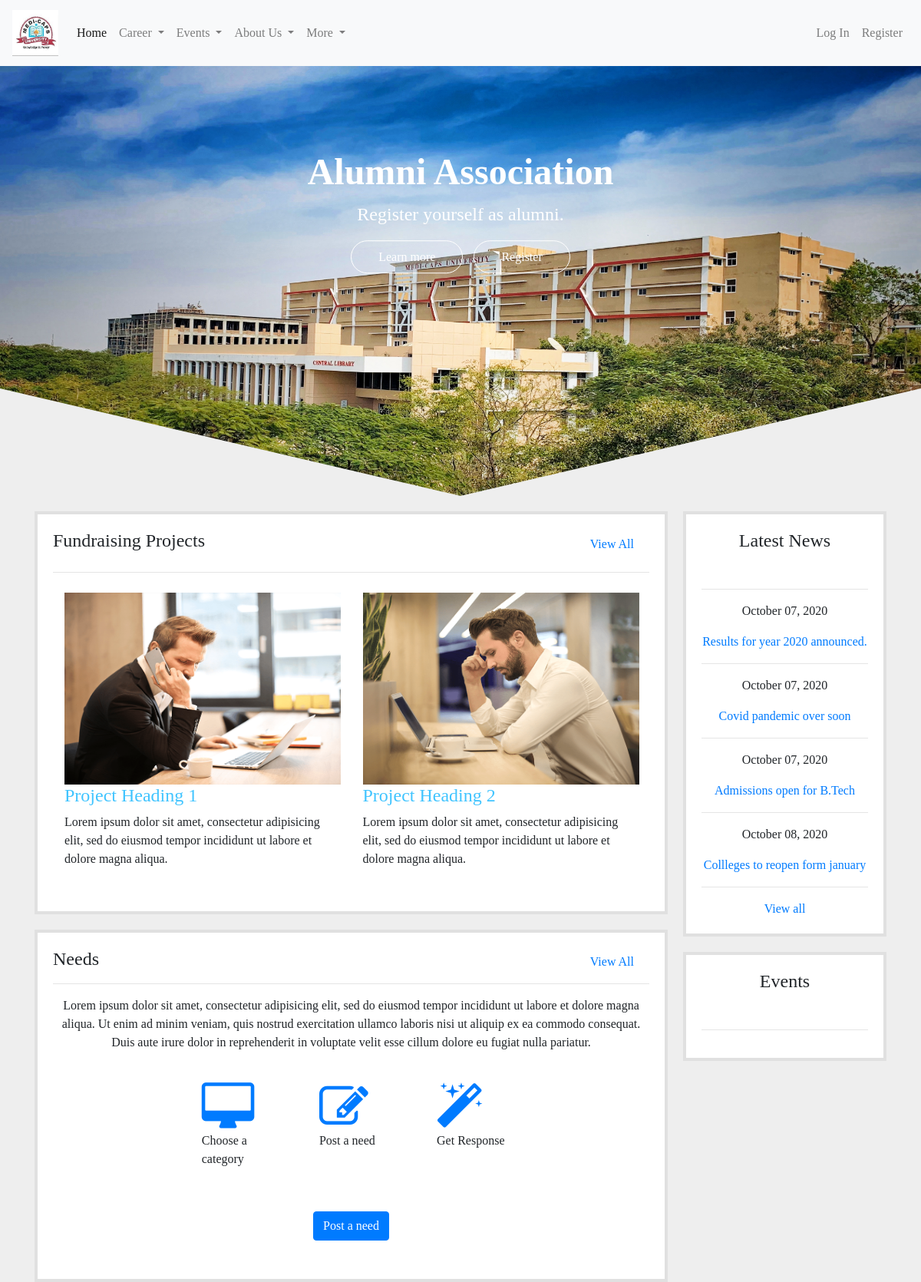
The app's page /, older data.
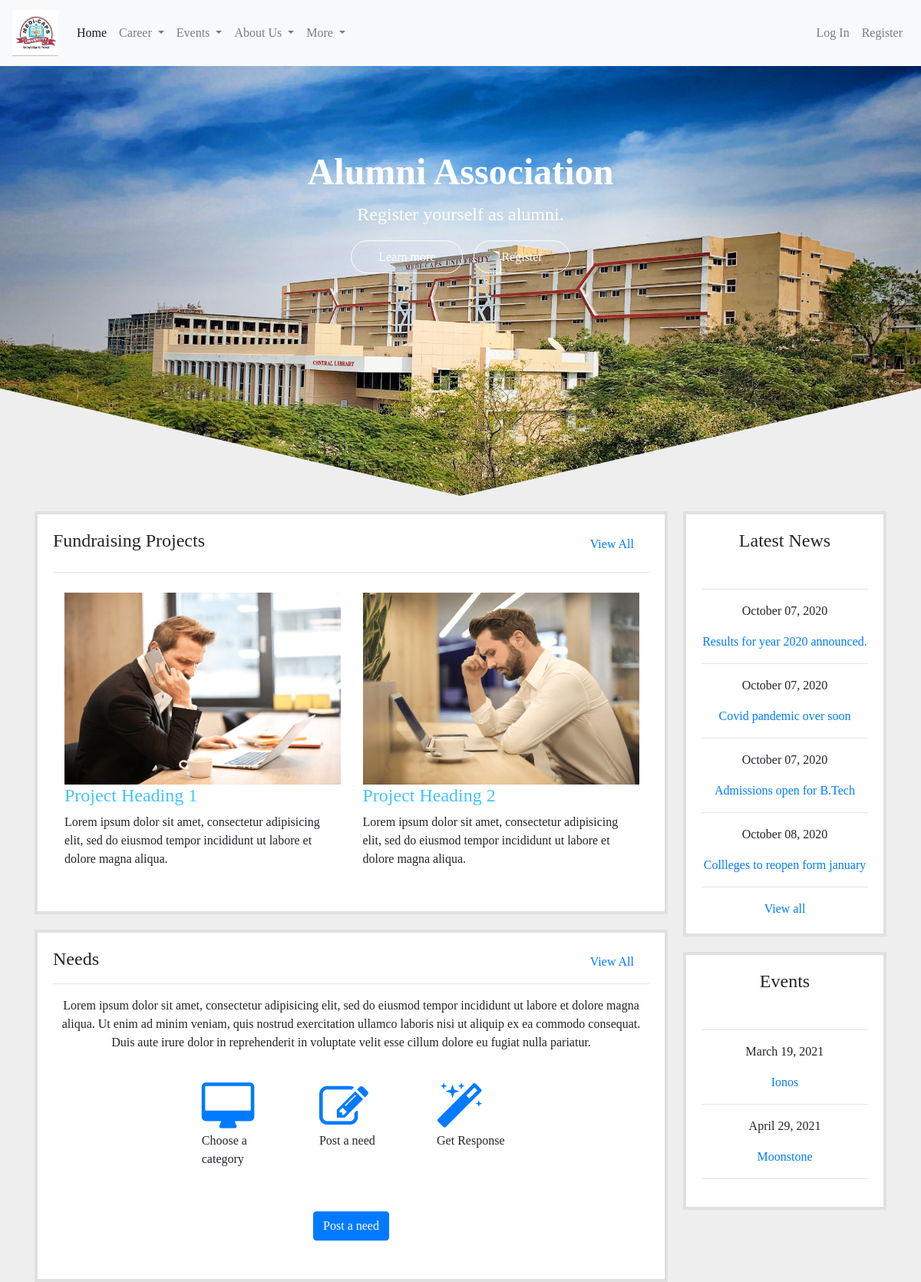
The same page, newer data.
### common/models.py (models this page shows, shortened)
class News(models.Model):
	title = models.CharField(max_length = 100)
	content = models.TextField()
	date_posted = models.DateTimeField(default = timezone.now)
	pic = models.ImageField(upload_to='news_pic', default='blog-post.jpg')

class Event(models.Model):
	title = models.CharField(max_length = 100)
	content = models.TextField()
	date_posted = models.DateTimeField(default = timezone.now)
	date_of_event = models.DateField()
	venue = models.TextField()
	time = models.CharField(max_length=50, null=True, blank=True)
	pic = models.ImageField(upload_to='event_pic')
	organizing_committee = models.CharField(max_length=50, null=True, blank=True)
	phone_number = models.CharField(max_length=50, null=True, blank=True)
	email = models.CharField(max_length=100, null=True, blank=True)

### common/views.py (the view)
# urls.py: path('', common_views.index, name='index-page'),
def index(request):
	content = {
		'news' : News.objects.all().order_by('date_posted'),
		'events' : Event.objects.all().order_by('date_of_event'),
	}
	return render(request, 'common/index.html', content)

### common/templates/common/index.html (shortened to what the changed rows need)
{% extends "common/Base.html" %}
{% load static %}
{% block style %}
	<link rel="stylesheet" type="text/css" href="{% static 'common/customcss/index_style.css' %}">
{% endblock style %}
{% block content %}
<div class="header-container">
  <div class="header">
    <section class="header-section">
      <div class="center-div">
        <h1 class="font-weight-bold">
          Alumni Association
        </h1>
      </div>
    </section>
  </div>
</div>
<div class="container-fluid main-area">
<div class="container">
  <div class="row padding">
    <div class="col-lg-3">
      <div class="latest-news">
        <h4>Latest News</h4><br/>
        <hr>
        {% for item in news %}
        <p>{{ item.date_posted|date:"F d, Y" }}</p>
        <p><a href="{% url 'news-detail' item.id %}">{{ item.title }}</a></p>
        <hr>
        {% endfor %}
        <a href="{% url 'news-home' %}">View all</a>
      </div>
      <div class="latest-news">
        <h4>Events</h4><br/>
        <hr>
        {% for item in events %}
        <p>{{ item.date_of_event|date:"F d, Y" }}</p>
        <p><a href="{% url 'events-detail' item.id %}">{{ item.title }}</a></p>
        <hr>
        {% endfor %}
      </div>
    </div>
  </div>
</div>
</div>
{% endblock content %}

Row changes from the older to the newer data that the page shows:
added Event: date_of_event "March 19, 2021", title "Ionos"
added Event: date_of_event "April 29, 2021", title "Moonstone"
